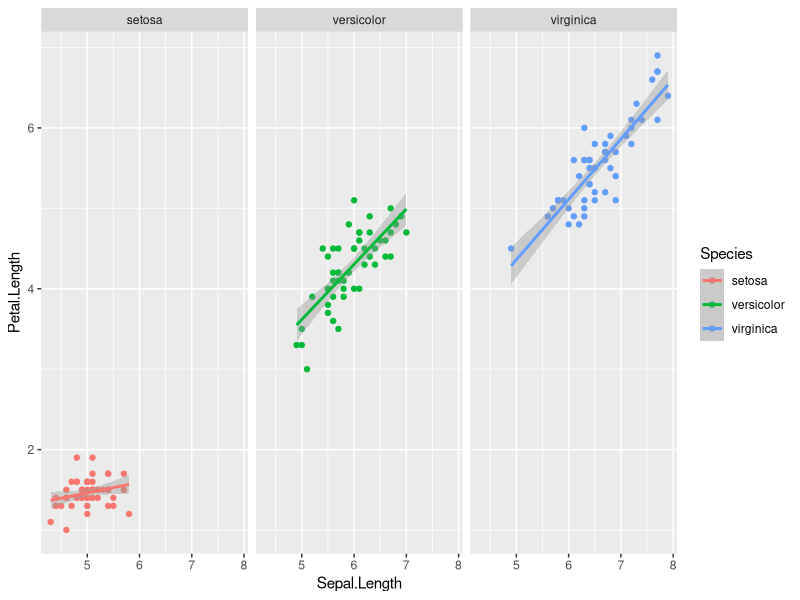

Write R code to recreate this figure.
# Oct 5th 2023

# Functions and Loops

# apply() sapply() lapply() etc

#example function
mult.2=function(x) x*2
mult.2(5)

#we can use sapply to apply the function to a set of numbers

#take intigers from 1--> 5 multiplying each by 2
sapply(1:5, mult.2)


sapply(1:5, function(x) x*2)


#difference between sapply and lappy is really just the output format!
#s stands for simplified apply
#l stands for list apply

lapply(1:5, mult.2)



#Use sapply to apply a function that generates more than a vector

v=c(1,2,3)
sapply(1:5, function(x) x*v) #output is a matrix!

lapply(1:5, function(x) x*v) #output is a list of each column



#use sapply and lapply to run linear models on multiple datasets

iris

iris.split=split(iris, iris$Species)
iris.split


spp.mods =lapply(iris.split,function(x) lm(Petal.Length~Sepal.Length,data=x))
spp.mods
summary(spp.mods[[1]])
summary(spp.mods[[2]])
summary(spp.mods[[3]])

species.mods.summary=lapply(spp.mods,function(x)summary(x))



#lets get slope from the lm
str(summary(spp.mods[[1]]))
species.mods.summary[[1]]$coefficients

species.mods.summary[[1]]$coefficients[2,1]

slopes = sapply(species.mods.summary,function(x) x$coefficients[2,1])
slopes


#lets visualize the relationships between petal and sepal length for each species

library(ggplot2)
ggplot(iris, aes(x=Sepal.Length, y=Petal.Length, color=Species)) +
  geom_point()+
  geom_smooth(method = "lm")+
  facet_wrap(~Species)
